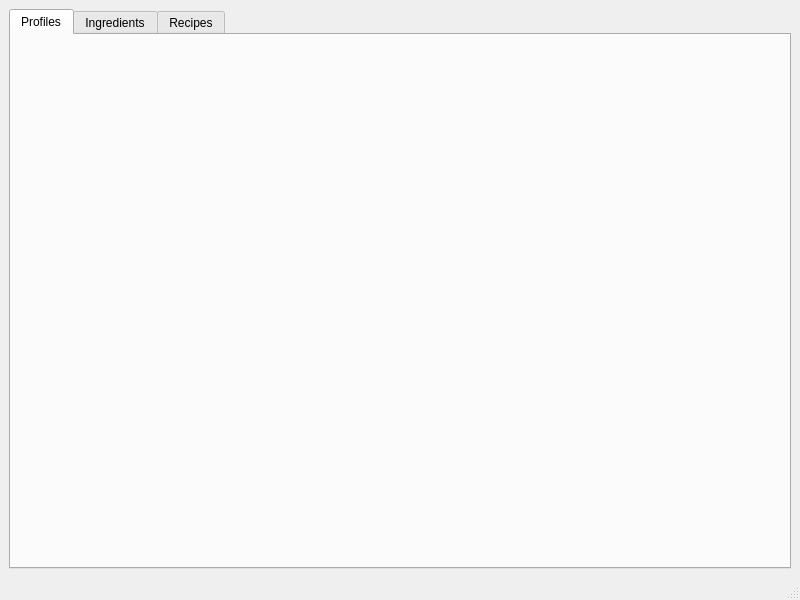
<?xml version="1.0" encoding="UTF-8"?>
<ui version="4.0">
 <class>MainWindow</class>
 <widget class="QMainWindow" name="MainWindow">
  <property name="geometry">
   <rect>
    <x>0</x>
    <y>0</y>
    <width>800</width>
    <height>600</height>
   </rect>
  </property>
  <property name="windowTitle">
   <string>MainWindow</string>
  </property>
  <widget class="QWidget" name="centralwidget">
   <layout class="QVBoxLayout" name="verticalLayout">
    <item>
     <widget class="QTabWidget" name="viewNavigator">
      <property name="enabled">
       <bool>true</bool>
      </property>
      <property name="currentIndex">
       <number>0</number>
      </property>
      <widget class="QWidget" name="profileTab">
       <attribute name="title">
        <string>Profiles</string>
       </attribute>
       <layout class="QVBoxLayout" name="verticalLayout_2">
        <item>
         <widget class="ProfileView" name="profileView" native="true"/>
        </item>
       </layout>
      </widget>
      <widget class="QWidget" name="ingredientTab">
       <property name="enabled">
        <bool>true</bool>
       </property>
       <attribute name="title">
        <string>Ingredients</string>
       </attribute>
       <layout class="QVBoxLayout" name="verticalLayout_3">
        <item>
         <widget class="IngredientView" name="ingredientView" native="true">
          <property name="enabled">
           <bool>true</bool>
          </property>
         </widget>
        </item>
       </layout>
      </widget>
      <widget class="QWidget" name="recipeTab">
       <property name="enabled">
        <bool>true</bool>
       </property>
       <attribute name="title">
        <string>Recipes</string>
       </attribute>
       <layout class="QVBoxLayout" name="verticalLayout_4">
        <item>
         <widget class="QWidget" name="recipeView" native="true"/>
        </item>
       </layout>
      </widget>
     </widget>
    </item>
   </layout>
  </widget>
  <widget class="QMenuBar" name="menubar">
   <property name="geometry">
    <rect>
     <x>0</x>
     <y>0</y>
     <width>800</width>
     <height>23</height>
    </rect>
   </property>
  </widget>
  <widget class="QStatusBar" name="statusbar"/>
 </widget>
 <customwidgets>
  <customwidget>
   <class>ProfileView</class>
   <extends>QWidget</extends>
   <header>profileview.h</header>
   <container>1</container>
  </customwidget>
  <customwidget>
   <class>IngredientView</class>
   <extends>QWidget</extends>
   <header>ingredientview.h</header>
   <container>1</container>
  </customwidget>
 </customwidgets>
 <resources/>
 <connections/>
</ui>
